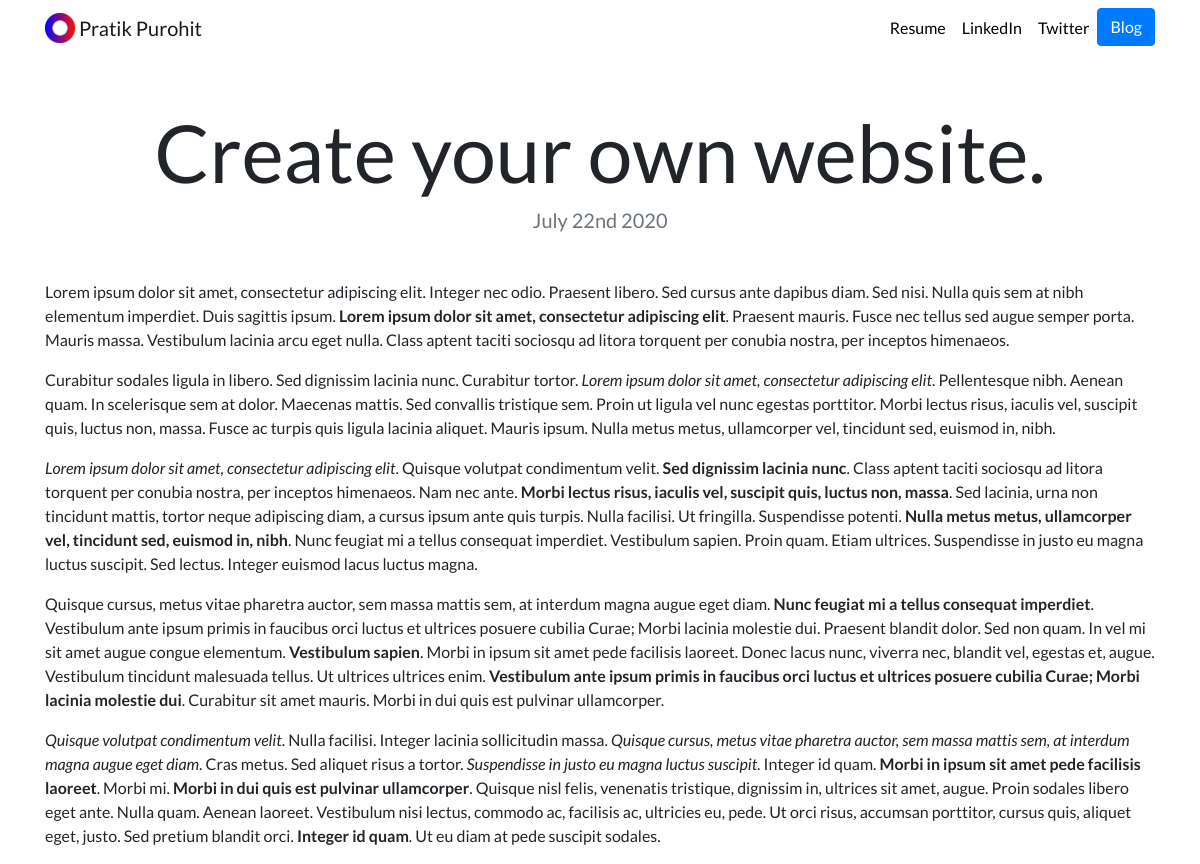
/blog/5/, run on the app's committed database.
### blog/models.py (models this page shows)
class Blog(models.Model):
    title = models.CharField(max_length=200)
    description = models.TextField()
    date = models.DateField()

### blog/views.py (the view)
# urls.py: path('<int:blog_id>/', views.detail, name='detail'),
def detail(request, blog_id):
    blog = get_object_or_404(Blog, pk=blog_id)
    return render(request, 'blog/detail.html',{'blog':blog})

### blog/templates/blog/detail.html
{% extends "portfolio/base.html" %}
{% load static %}
{% block content %}
<h1 class="text-center mt-5" id="blogdetailtitle">{{ blog.title }}</h1>
<h5 class="text-center text-muted mb-5">{{ blog.date|date:'F jS Y' }}</h5>
{{ blog.description|safe }}
{% endblock %}

### portfolio/static/portfolio/custom.css (style rules this page uses)
body { font-family: 'Lato', sans-serif; }
@media (min-width: 992px) { #blogdetailtitle { font-size: 5rem; } }

### data on the page
Blog: title "Create your own website.", date "July 22nd 2020", description "Lorem ipsum dolor sit amet, consectetur adipiscing elit. Integer nec odio. Praesent libero. Sed cursus ante dapibus diam. Sed nisi. Nulla quis sem at nibh elementum imperdiet. Duis sagittis ipsum. Lorem ipsum dolor sit amet, consectetur adipiscing elit . Praesent mauris. Fusce nec tellus sed augue semper porta. Mauris massa. Vestibulum lacinia arcu eget nulla. Class aptent taciti sociosqu ad litora torquent per conubia nostra, per inceptos himenaeos. Curabitur sodales ligula in libero. Sed dignissim lacinia nunc. Curabitur tortor. Lorem ipsum dolor sit amet, consectetur adipiscing elit . Pellentesque nibh. Aenean quam. In scelerisque sem at dolor. Maecenas mattis. Sed convallis tristique…"
